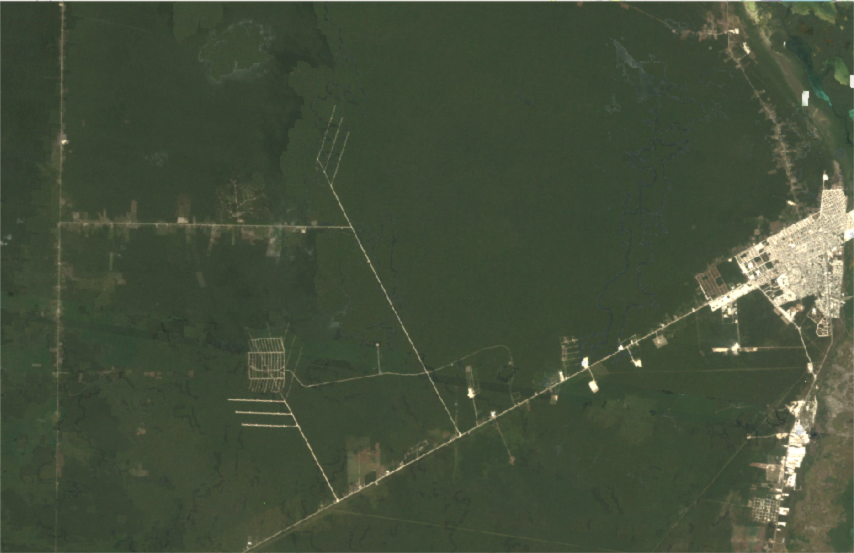
#> input picture applications/deforestation_analysis/images/1985.png, 1708 x 1106 px, found by its file name (shown at 1/2 size); its folder holds 4 pictures in this run
$ python deforestation_analysis.py
#> lines starting #> are read from the running program, lines starting #| are printed output that depends on the picture; after the words box and inside, x2 and y2 are one past the last pixel; in counts of white or black regions, pixels touching at a corner belong together
import cv2
from matplotlib import pyplot
import numpy
from data_path import DATA_PATH


def readImage(imgName: str):
    return cv2.imread(DATA_PATH + "images/" + imgName)


def plotRawImageBRGHisogram(img, title="", yscale="linear"):
    histB = cv2.calcHist([img], [0], None, [256], [0, 256])
    histG = cv2.calcHist([img], [1], None, [256], [0, 256])
    histR = cv2.calcHist([img], [2], None, [256], [0, 256])

    # Plot the histograms for each channel.
    fig = pyplot.figure(figsize=[15, 5])
    fig.suptitle(title)

    ax = fig.add_subplot(1, 3, 1)
    ax.set_yscale(yscale)
    pyplot.plot(histB, color="b", label="Blue")
    ax.grid()
    ax.legend()

    ax = fig.add_subplot(1, 3, 2)
    ax.set_yscale(yscale)
    pyplot.plot(histG, color="g", label="Green")
    ax.grid()
    ax.legend()

    ax = fig.add_subplot(1, 3, 3)
    ax.set_yscale(yscale)
    pyplot.plot(histR, color="r", label="Red")
    ax.grid()
    ax.legend()

    pyplot.show()


def detectGreenSegmentRatioHSV(img):
    imgHSV = cv2.cvtColor(img, cv2.COLOR_BGR2HSV)
    # plotRawImageBRGHisogram(imgHSV)
    lowerBound = numpy.array([36, 0, 50], dtype=numpy.uint8)
    upperBound = numpy.array([86, 250, 100], dtype=numpy.uint8)
    mask = cv2.inRange(imgHSV, lowerBound, upperBound)

    landPixelsCount = cv2.countNonZero(mask)
    pixelsCount = mask.shape[0] * mask.shape[1]
    percent = round((landPixelsCount / pixelsCount) * 100, 2)
    return mask, percent


def detectGreenSegmentRatioBGR(img):
    # Create a mask for detecting the green segment using BGR
    lowerBoundG = numpy.array([0, 50, 0], dtype=numpy.uint8)
    upperBoundG = numpy.array([255, 100, 255], dtype=numpy.uint8)
    mask = cv2.inRange(img, lowerBoundG, upperBoundG)

    landPixelsCount = cv2.countNonZero(mask)
    pixelsCount = mask.shape[0] * mask.shape[1]
    percent = round((landPixelsCount / pixelsCount) * 100, 2)

    # [9 lines of commented-out code are left out]

    return mask, percent


def showAllFourImages(imgs, titles):
    # View all the images
    fig = pyplot.figure(figsize=[16, 8])

    for i, img in enumerate(imgs):
        ax = fig.add_subplot(2, 2, i + 1)
        ax.set_title(titles[i])
        pyplot.imshow(img)


pyplot.rcParams["image.cmap"] = "gray"
img1 = readImage("1985.png")
#> in readImage, returned value is the input picture: shape (1106, 1708, 3); mean B, G, R 58.6, 79.3, 68.7
img2 = readImage("1993.png")
#> call 2 of readImage, with imgName = '1993.png'
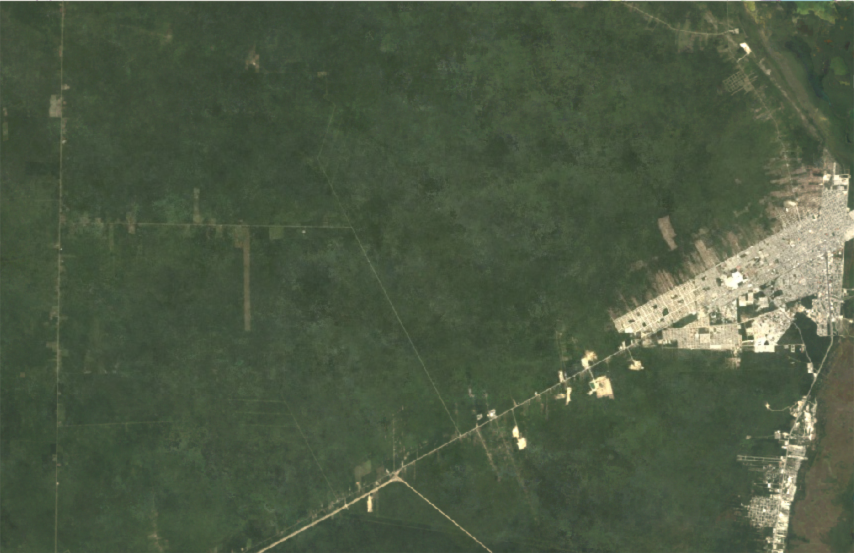
#> input picture applications/deforestation_analysis/images/1993.png, 1708 x 1106 px, found by its file name (shown at 1/2 size)
#> in readImage, returned value is the input picture: shape (1106, 1708, 3); mean B, G, R 67.6, 89.8, 77.3
img3 = readImage("2001.png")
#> call 3 of readImage, with imgName = '2001.png'
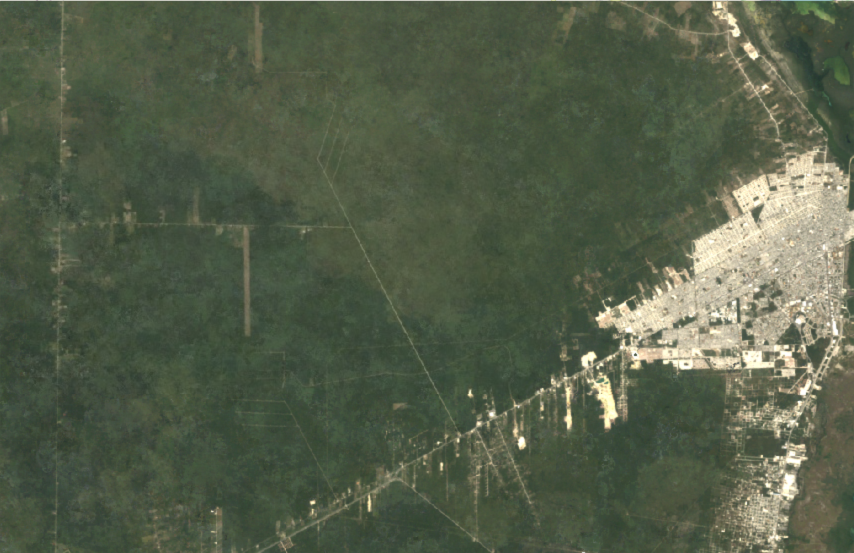
#> input picture applications/deforestation_analysis/images/2001.png, 1708 x 1106 px, found by its file name (shown at 1/2 size)
#> in readImage, returned value is the input picture: shape (1106, 1708, 3); mean B, G, R 73.7, 94.8, 85
img4 = readImage("2011.png")
#> call 4 of readImage, with imgName = '2011.png'
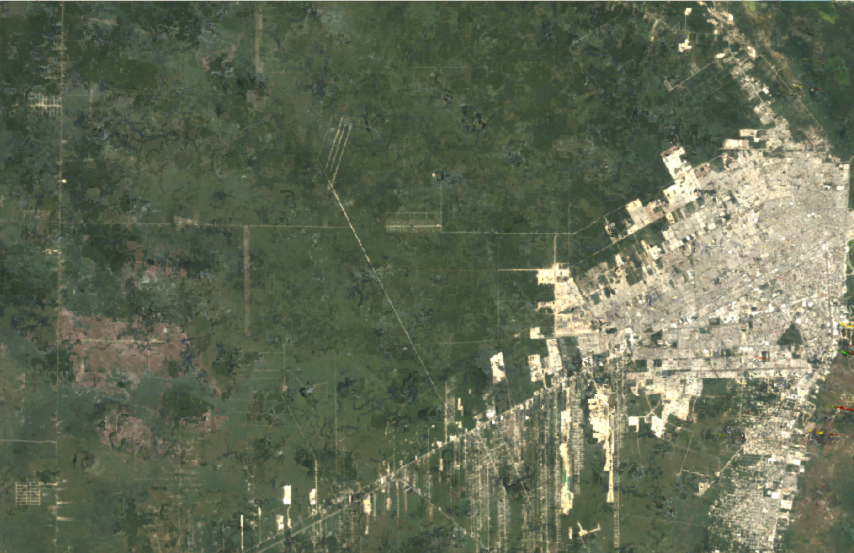
#> input picture applications/deforestation_analysis/images/2011.png, 1708 x 1106 px, found by its file name (shown at 1/2 size)
#> in readImage, returned value is the input picture: shape (1106, 1708, 3); mean B, G, R 84.8, 106.9, 98.7

showAllFourImages(
    [img1[:, :, ::-1], img2[:, :, ::-1], img3[:, :, ::-1], img4[:, :, ::-1]],
    ["1985", "1993", "2001", "2011"],
)
#> the loop in showAllFourImages, `for i, img in enumerate(imgs):` made 4 passes
# [5 lines of commented-out code are left out]
mask1, title1 = detectGreenSegmentRatioBGR(img1)
#> in detectGreenSegmentRatioBGR, `mask = cv2.inRange(img, lowerBoundG, upperBoundG)`:
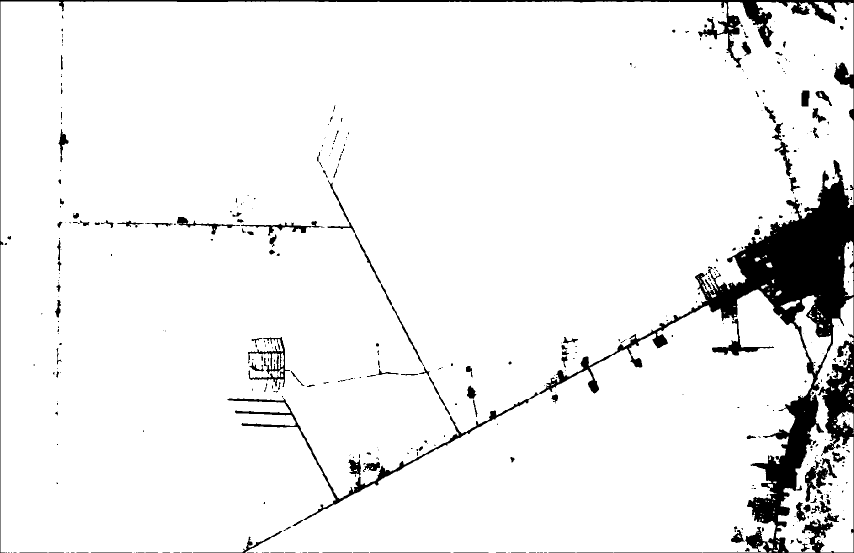
#> mask: shape (1106, 1708) (shown at 1/2 size); 93.4% white; 432 black regions (280 under 20 px), largest, box (x1, y1, x2, y2) and area: (0, 0, 1708, 1106) 93709, (455, 785, 1077, 1040) 5936, (496, 674, 580, 774) 1812
#> in detectGreenSegmentRatioBGR, `landPixelsCount = cv2.countNonZero(mask)`: landPixelsCount = 1764854
#> in detectGreenSegmentRatioBGR, `percent = round((landPixelsCount / pixelsCount) * 100, 2)`: percent = 93.43
#> title1 = 93.43
mask2, title2 = detectGreenSegmentRatioBGR(img2)
#> in detectGreenSegmentRatioBGR (call 2), `mask = cv2.inRange(img, lowerBoundG, upperBoundG)`: mask: shape (1106, 1708); 90.4% white; 620 black regions (431 under 20 px), largest, box (x1, y1, x2, y2) and area: (512, 5, 1708, 1106) 133873, (1474, 778, 1637, 1106) 19094, (0, 0, 1708, 104) 8599
#> title2 = 90.4
mask3, title3 = detectGreenSegmentRatioBGR(img3)
#> in detectGreenSegmentRatioBGR (call 3), `mask = cv2.inRange(img, lowerBoundG, upperBoundG)`: mask: shape (1106, 1708); 84.6% white; 1050 black regions (767 under 20 px), largest, box (x1, y1, x2, y2) and area: (0, 0, 1708, 1106) 243989, (512, 920, 832, 1106) 4794, (466, 449, 501, 671) 2342
#> title3 = 84.63
mask4, title4 = detectGreenSegmentRatioBGR(img4)
#> in detectGreenSegmentRatioBGR (call 4), `mask = cv2.inRange(img, lowerBoundG, upperBoundG)`: mask: shape (1106, 1708); 65.8% white; 2948 black regions (2237 under 20 px), largest, box (x1, y1, x2, y2) and area: (0, 0, 1708, 1106) 485990, (107, 612, 417, 806) 25673, (317, 681, 562, 979) 11440
#> title4 = 65.78
showAllFourImages([mask1, mask2, mask3, mask4], [title1, title2, title3, title4])
#> the loop in showAllFourImages (call 2), `for i, img in enumerate(imgs):` made 4 passes

mask1, title1 = detectGreenSegmentRatioHSV(img1)
#> in detectGreenSegmentRatioHSV, `imgHSV = cv2.cvtColor(img, cv2.COLOR_BGR2HSV)`: imgHSV: shape (1106, 1708, 3); mean H, S, V 46.3, 68.8, 79.7
#> in detectGreenSegmentRatioHSV, `mask = cv2.inRange(imgHSV, lowerBound, upperBound)`: mask: shape (1106, 1708); 90.2% white; 718 black regions (551 under 20 px), largest, box (x1, y1, x2, y2) and area: (0, 0, 1708, 1106) 148034, (290, 396, 649, 509) 5583, (115, 401, 288, 462) 3097
#> in detectGreenSegmentRatioHSV, `landPixelsCount = cv2.countNonZero(mask)`: landPixelsCount = 1703879
#> in detectGreenSegmentRatioHSV, `percent = round((landPixelsCount / pixelsCount) * 100, 2)`: percent = 90.2
#> title1 = 90.2
mask2, title2 = detectGreenSegmentRatioHSV(img2)
#> in detectGreenSegmentRatioHSV (call 2), `imgHSV = cv2.cvtColor(img, cv2.COLOR_BGR2HSV)`: imgHSV: shape (1106, 1708, 3); mean H, S, V 48, 65.2, 90.3
#> in detectGreenSegmentRatioHSV (call 2), `mask = cv2.inRange(imgHSV, lowerBound, upperBound)`: mask: shape (1106, 1708); 88.9% white; 605 black regions (426 under 20 px), largest, box (x1, y1, x2, y2) and area: (0, 0, 1708, 1106) 169971, (1474, 778, 1638, 1106) 19262, (473, 475, 502, 661) 1565
#> title2 = 88.9
mask3, title3 = detectGreenSegmentRatioHSV(img3)
#> in detectGreenSegmentRatioHSV (call 3), `imgHSV = cv2.cvtColor(img, cv2.COLOR_BGR2HSV)`: imgHSV: shape (1106, 1708, 3); mean H, S, V 45.8, 60.3, 95.8
#> in detectGreenSegmentRatioHSV (call 3), `mask = cv2.inRange(imgHSV, lowerBound, upperBound)`:
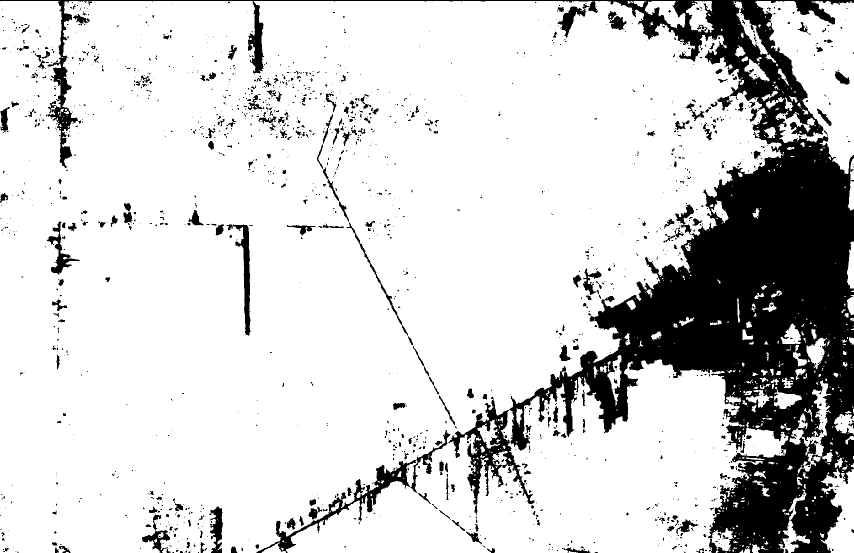
#> mask: shape (1106, 1708) (shown at 1/2 size); 82.2% white; 1649 black regions (1333 under 20 px), largest, box (x1, y1, x2, y2) and area: (0, 0, 1708, 1106) 284801, (512, 920, 832, 1106) 6246, (453, 449, 501, 671) 2746
#> in detectGreenSegmentRatioHSV (call 3), `landPixelsCount = cv2.countNonZero(mask)`: landPixelsCount = 1553631
#> in detectGreenSegmentRatioHSV (call 3), `percent = round((landPixelsCount / pixelsCount) * 100, 2)`: percent = 82.24
#> title3 = 82.24
mask4, title4 = detectGreenSegmentRatioHSV(img4)
#> in detectGreenSegmentRatioHSV (call 4), `imgHSV = cv2.cvtColor(img, cv2.COLOR_BGR2HSV)`: imgHSV: shape (1106, 1708, 3); mean H, S, V 43.9, 57.6, 108.4
#> in detectGreenSegmentRatioHSV (call 4), `mask = cv2.inRange(imgHSV, lowerBound, upperBound)`:
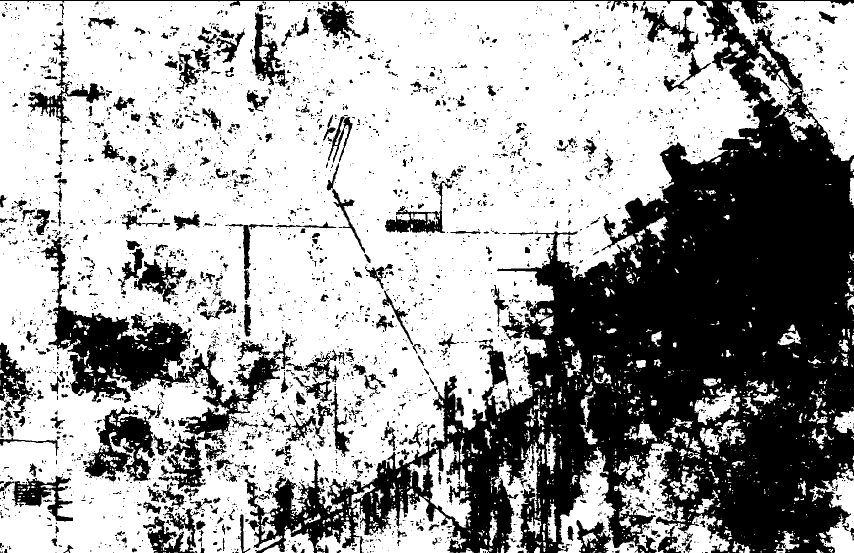
#> mask: shape (1106, 1708) (shown at 1/2 size); 64.1% white; 3670 black regions (2945 under 20 px), largest, box (x1, y1, x2, y2) and area: (0, 0, 1708, 1106) 493243, (81, 474, 562, 979) 47921, (166, 814, 310, 963) 10449
#> in detectGreenSegmentRatioHSV (call 4), `landPixelsCount = cv2.countNonZero(mask)`: landPixelsCount = 1209939
#> in detectGreenSegmentRatioHSV (call 4), `percent = round((landPixelsCount / pixelsCount) * 100, 2)`: percent = 64.05
#> title4 = 64.05
showAllFourImages([mask1, mask2, mask3, mask4], [title1, title2, title3, title4])

pyplot.show()
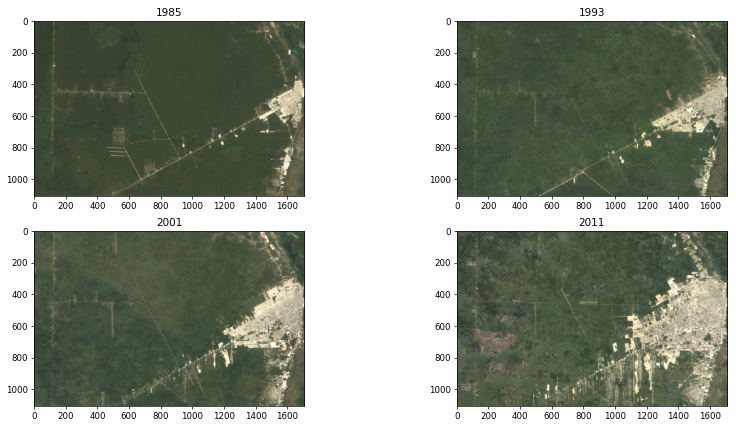
#> figure drawn by matplotlib, 4 panels
